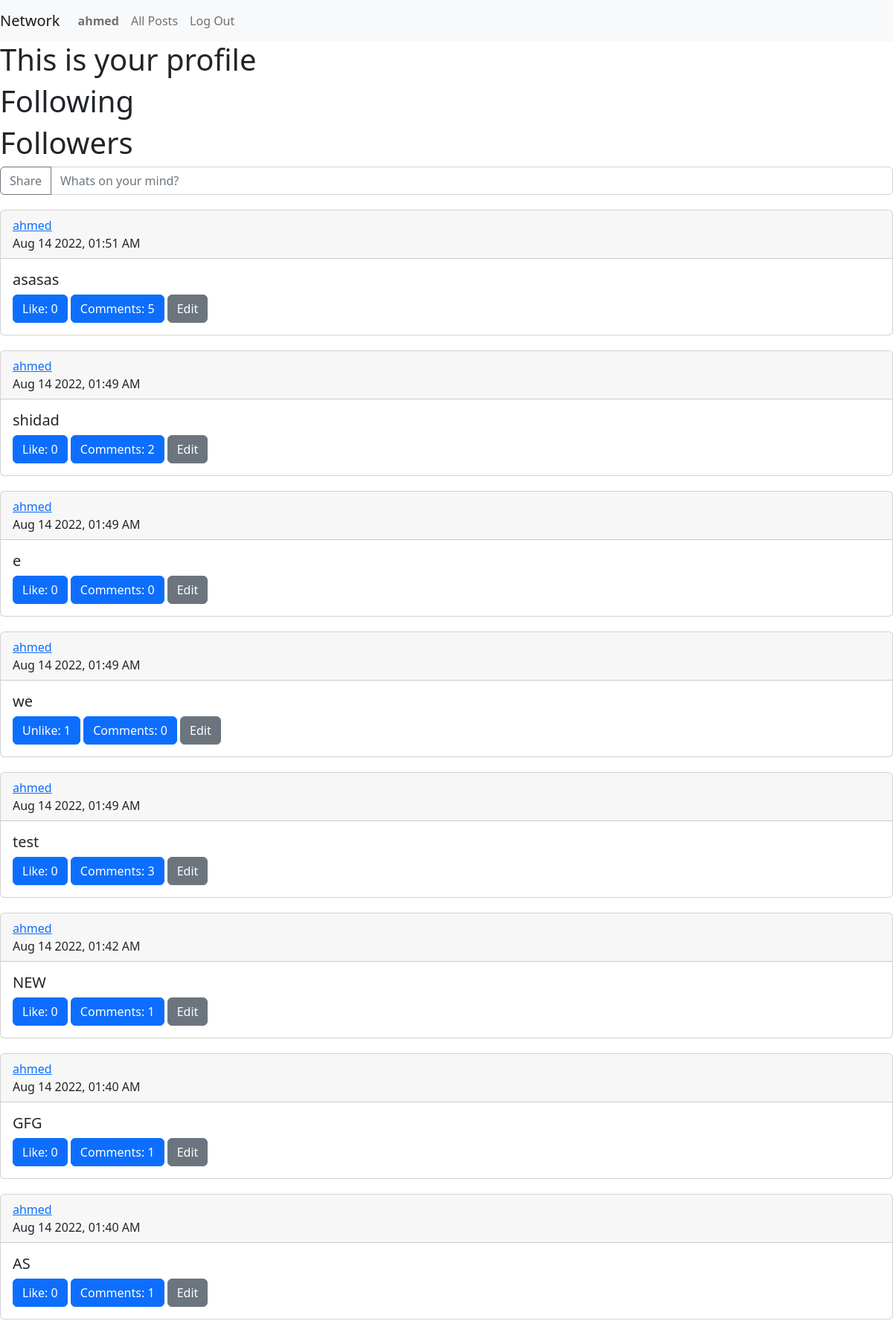
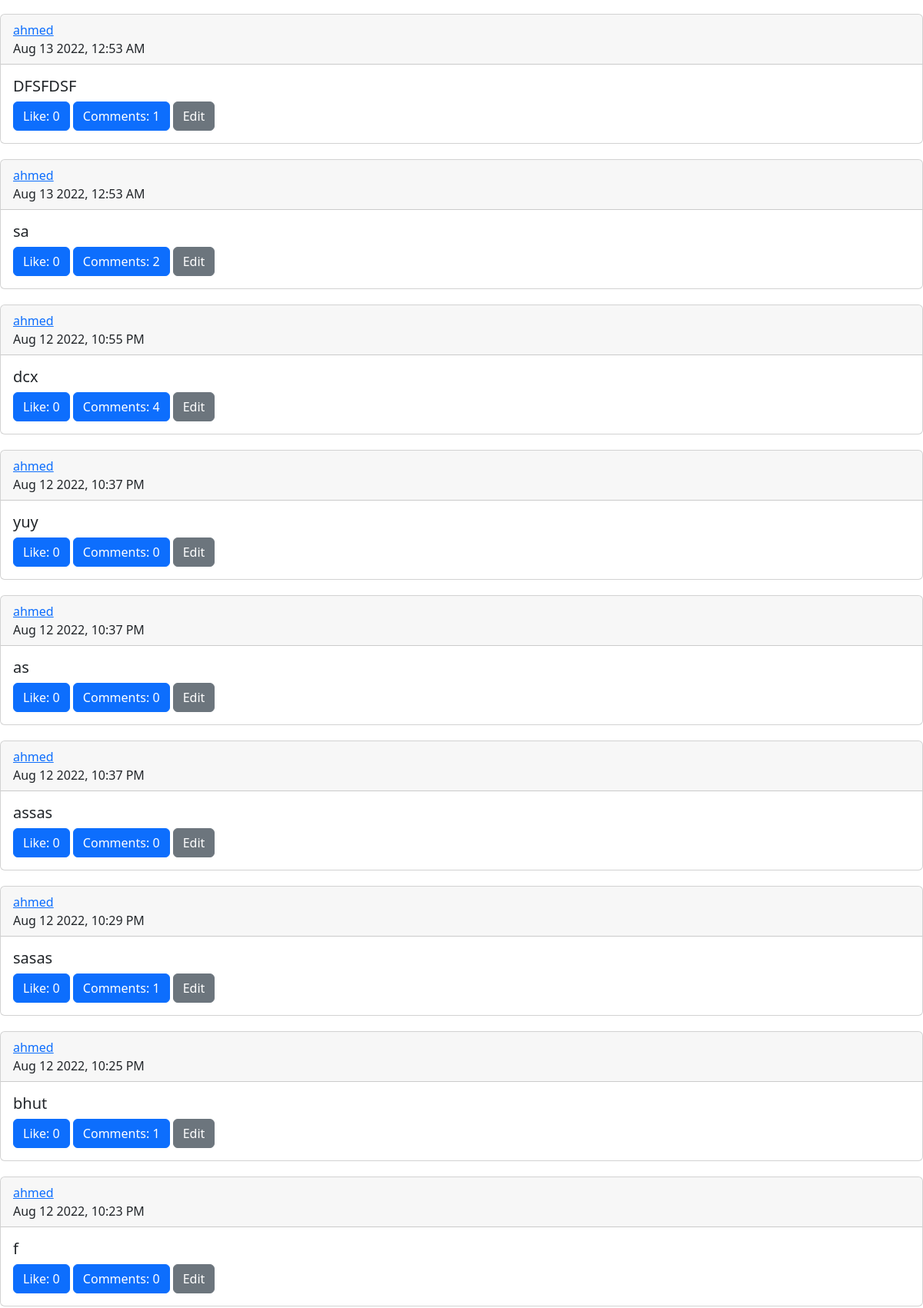
Screenshot of /profile/ahmed (signed in, upper part) with the database file from the repository (2 pictures, top to bottom).
### network/models.py (models this page shows)
class User(AbstractUser):
    pass

class Post(models.Model):
    user_post = models.ForeignKey(User, on_delete=models.CASCADE,related_name="user_post", default="1")
    post = models.CharField(max_length=2000, null=False, blank=False, default="")
    timestamp = models.DateTimeField(auto_now_add=True)
    updated_at = models.DateTimeField(auto_now=True)
    def serialize(self):
        likes = len(self.liked_on.all())
        comments = self.commented_on.all()
        return {
            "id":self.id,
            "user_post":self.user_post.username,
            "post": self.post,
            "time":self.timestamp.strftime("%b %d %Y, %I:%M %p"),
            "likes":likes,
            "comments":comments,
            "how_many_comments":len(comments)
        }

### network/views.py (the view)
# urls.py: path("profile/<str:username>", views.profile, name="profile"),
def profile(request, username):
    if request.method == "GET":
        user = User.objects.get(username=username)
        profile = Profile.objects.get(pk=user.id)
        following = [user for user in profile.following.all()]
        followers = [user for user in profile.followers.all()]
        posts = Post.objects.filter(user_post=user)
        posts = posts.order_by("-timestamp").all()
        posts = [post.serialize() for post in posts]
        liked = Like.objects.filter(user_like=request.user)
        liked = [like.post.id for like in liked]
        return render(request, 'network/profile.html', {'following': following, 'followers':followers, 'profile':username, 'posts':posts, 'liked':liked})

### network/templates/network/profile.html (shortened to what this page needs)
{% extends "network/layout.html" %}
{% load static %}
{% block body %}
{% if user.username == profile %}
<h1>This is your profile</h1>
{% else %}
<h1>{{profile}}'s profile</h1>
{% endif %}
<div id="following">
<h1> Following </h1>
</div>
<div id ="followers">
<h1> Followers </h1>
</div>
{% if user.username == profile %}
<form class="input-group mb-3" id="post-form">
    <button type="submit" class="btn btn-outline-secondary" type="button" id="share">Share</button>
    <input required type="text" class="form-control" placeholder="Whats on your mind?" id="post-text">
  </form>
{% endif %}
<div id="all-posts">
    {% for post in posts %}
    <div class="card">
        <div class="card-header">
          <a href="{% url 'profile' post.user_post %}">{{post.user_post}}</a>
          <br>
          {{post.time}}
        </div>
        <div class="card-body">
          <h5 class="card-title">{{post.post}}</h5>
          {% if post.id in liked %}
          <button class="btn btn-primary" id="unlike" data-post="{{post.id}}">Unlike: {{post.likes}}</button>
          {% else %}
          <button class="btn btn-primary" id="like" data-post="{{post.id}}">Like: {{post.likes}}</button>
          {% endif %}
          <button class="btn btn-primary" id="show-comments">Comments: {{post.how_many_comments}}</button>
          {% if user.username == profile %}
          <button class="btn btn-secondary" id="edit" data-post="{{post.id}}">Edit</button>
          {% endif %}
        </div>
    </div>
    {% endfor %}
</div>
{% endblock %}

### network/templates/network/layout.html (shortened to what this page needs)
{% load static %}
<!DOCTYPE html>
<html lang="en">
    <head>
        <link href="https://cdn.jsdelivr.net/npm/bootstrap@5.2.0/dist/css/bootstrap.min.css" rel="stylesheet">
        <link href="{% static 'network/styles.css' %}" rel="stylesheet">
    </head>
    <body>
        <nav class="navbar navbar-expand-lg navbar-light bg-light">
            <a class="navbar-brand" href="{% url 'index' %}">Network</a>
            <div>
              <ul class="navbar-nav mr-auto">
                {% if user.is_authenticated %}
                    <li class="nav-item">
                        <a class="nav-link" id="profile" href="{% url 'profile' user.username %}"><strong>{{ user.username }}</strong></a>
                    </li>
                {% endif %}
                <li class="nav-item">
                  <a class="nav-link" id="all-posts-link" href="{% url 'posts' %}">All Posts</a>
                </li>
                {% if user.is_authenticated %}
                    <li class="nav-item">
                        <a class="nav-link" href="{% url 'logout' %}">Log Out</a>
                    </li>
                {% endif %}
              </ul>
            </div>
          </nav>
        <div class="body">
            {% block body %}
            {% endblock %}
        </div>
    </body>
</html>

### network/static/network/styles.css (style rules this page uses)
.card { margin-top: 20px; margin-bottom: 20px; }

### rows the page displays
User: username "ahmed", user_post "ahmed" "ahmed" "ahmed" "ahmed" "ahmed" "ahmed" "ahmed" "ahmed" "ahmed" "ahmed" "ahmed" "ahmed" "ahmed" "ahmed" "ahmed" "ahmed" "ahmed"
Post: post "asasas"
Post: post "shidad"
Post: post "we"
Post: post "test"
Post: post "NEW"
Post: post "GFG"
Post: post "AS"
Post: post "DFSFDSF"
Post: post "sa"
Post: post "dcx"
Post: post "yuy"
Post: post "as"
Post: post "assas"
Post: post "sasas"
Post: post "bhut"

### other values shown
{{ post.time }} "Aug 14 2022, 01:51 AM" "Aug 14 2022, 01:49 AM" "Aug 14 2022, 01:49 AM" "Aug 14 2022, 01:49 AM" "Aug 14 2022, 01:49 AM" "Aug 14 2022, 01:42 AM" "Aug 14 2022, 01:40 AM" "Aug 14 2022, 01:40 AM" "Aug 13 2022, 12:53 AM" "Aug 13 2022, 12:53 AM" "Aug 12 2022, 10:55 PM" "Aug 12 2022, 10:37 PM" "Aug 12 2022, 10:37 PM" "Aug 12 2022, 10:37 PM" "Aug 12 2022, 10:29 PM" "Aug 12 2022, 10:25 PM" "Aug 12 2022, 10:23 PM"
{{ post.likes }} "0" "0" "0" "0" "0" "0" "0" "0" "0" "0" "0" "0" "0" "0" "0" "0"
{{ post.how_many_comments }} "5" "2" "0" "0" "3" "1" "1" "1" "1" "2" "4" "0" "0" "0" "1" "1" "0"
{{ post.post }} "e" "f"
{{ post.likes }} "1"
